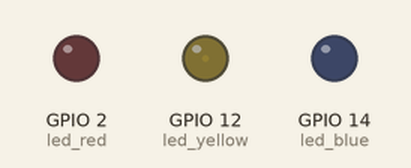
A program run on a simulated ESP32 board running MicroPython. Shown: output pins drawn as LEDs (lit = HIGH).

Above: at 0.05 s.
At 1.55 s:
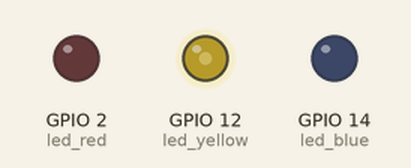
At 3.1 s:
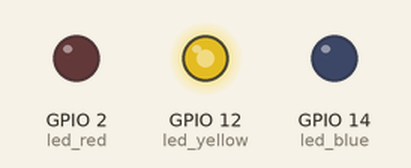
At 6.15 s:
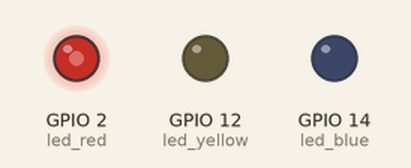
At 9.2 s:
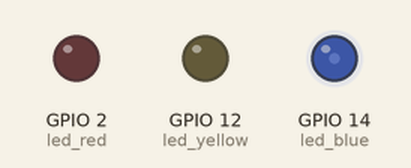
At 12.25 s:
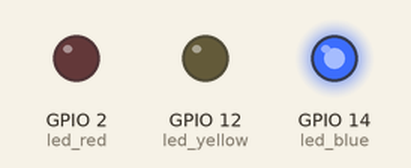
Timing chart, 0 to 16.0 s (numbered marks = the images above):
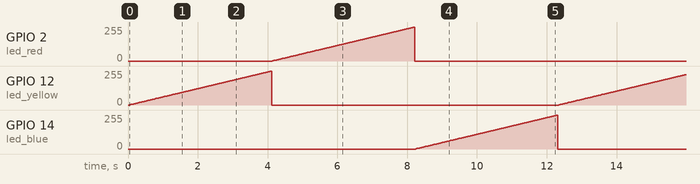

Measured:
- by itself, GPIO 2 (led_red), GPIO 12 (led_yellow), GPIO 14 (led_blue): ramps from 0/255 to 254/255 and jumps back, once every 12.3 s

The program:

pwm.py
```python
from machine import Pin, PWM
from machine import Timer

PIN_RED_LED = 2
PIN_BLUE_LED = 14
PIN_YELLOW_LED = 12
sum_duty = 5
DUTY_MAX= 1023
#variables globals
frequency= 100
duty= 1023
dutyOff= 0
led = 1
period= 20

# #declared pinouts
# led_blue = PWM(Pin(PIN_BLUE_LED))
# led_yellow = PWM(Pin(PIN_YELLOW_LED))
# led_red = PWM(Pin(PIN_RED_LED))

# #I declare the PWM Frequency (from 1Hz to 40MHz)
# #freq = pwm0.freq()         # get current frequency (default 5kHz)
# led_blue.freq(frequency)
# led_red.freq(frequency)
# led_yellow.freq(frequency)
# # get current duty cycle, range 0-1023 (default 512, 50%)
# led_blue.duty(dutyOff)
# led_yellow.duty(dutyOff)
# led_red.duty(dutyOff)

#Method to get all in one line
led_blue = PWM(Pin(PIN_BLUE_LED), freq=frequency, duty=dutyOff)  # create and configure in one go
led_yellow = PWM(Pin(PIN_YELLOW_LED), freq=frequency, duty=dutyOff)# dutyOff inicializate off
led_red = PWM(Pin(PIN_RED_LED), freq=frequency, duty=dutyOff)

#timer functions Periodics
tim= Timer(1)
tim.init(period=period, mode=Timer.PERIODIC, callback=lambda t:
        setLed()
)
#function for to set the leds
def setLed():
    global led, duty, dutyOff
    duty += sum_duty
    if duty > DUTY_MAX:
        duty = dutyOff
        led+=1
        if led > 3:
            led = 1

    if led == 1:
        led_blue.duty(duty)
        led_yellow.duty(dutyOff)
        led_red.duty(dutyOff)
    elif led == 2:
        led_blue.duty(dutyOff)
        led_yellow.duty(duty)
        led_red.duty(dutyOff)
    elif led == 3:
        led_blue.duty(dutyOff)
        led_yellow.duty(dutyOff)
        led_red.duty(duty)            
```
